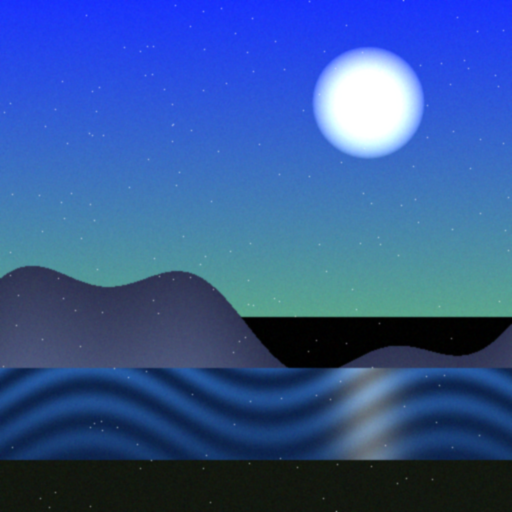
#> input picture data/image.png, 512 x 512 px
$ python -i image_proc.py   (imports and definitions only)
#> lines starting #> are read from the running program, lines starting #| are printed output that depends on the picture
### src/io_utils.py
"""Задания 1-3. Чтение таблиц, запись во все форматы, сохранение фигур."""

import numpy as np
import pandas as pd
from pathlib import Path
from scipy.io import loadmat

from src.config import timestamped_filename


# [79 lines left out: functions read_table, _read_mat, write_table, not called in this run]


def save_figure(fig, base_name: str) -> str:
    """Сохраняет matplotlib-фигуру в PNG и возвращает путь к файлу."""
    path = timestamped_filename(base_name, "png")
    fig.savefig(path, dpi=150, bbox_inches="tight")
    return path

### src/image_proc.py
"""Задание 50. Обработка изображения средствами SciPy.

10 подзаданий методички:
  1. Разделение цветовых каналов R/G/B
  2. Поворот на 40 градусов
  3. Преобразование в чёрно-белое
  4. Гистограмма ч/б изображения (256 бинов)
  5. Разбиение на 3 части по значениям гистограммы
  6. Чёрная круговая рамка
  7. Гауссовский шум (sigma = 25)
  8. Гауссовское размытие (sigma = 2)
  9. Sharpening (unsharp masking, amount = 1.5)
  10. PCA к изображению (восстановление, кривая MSE, сетка компонент)
"""

# Десять подзаданий задания 50 — используется для отчёта о выполнении.
SUBTASKS = (
    "разделение цветовых каналов R/G/B",
    "поворот на 40 градусов",
    "перевод в чёрно-белое",
    "гистограмма ч/б изображения (256 бинов)",
    "разбиение на 3 части по гистограмме",
    "чёрная круговая рамка",
    "гауссовский шум (sigma = 25)",
    "гауссовское размытие (sigma = 2)",
    "sharpening (amount = 1.5)",
    "PCA по блокам 8x8",
)

import numpy as np
import matplotlib.pyplot as plt
from scipy.ndimage import rotate, gaussian_filter
from sklearn.decomposition import PCA
from skimage.color import rgb2gray

from src.io_utils import save_figure


def _prep_image(image_path: str) -> np.ndarray:
    """Читает изображение, приводит к RGB uint8 и ограничивает до 1024 px.

    PCA по пикселям на миллионах точек съедает память, поэтому по
    рекомендации методички работать с изображениями больше 1024×1024
    не будем.
    """
#> called with image_path = '../data/image.png'
    img = plt.imread(image_path)
#> img is the input picture: shape (512, 512, 3) float32; mean R, G, B 0.2, 0.339, 0.587
    if img.ndim == 2 or (img.ndim == 3 and img.shape[2] == 1):
        img = np.stack([img] * 3, axis=-1)
    if img.ndim == 3 and img.shape[2] > 3:
        img = img[..., :3]  # отбрасываем альфа-канал
    if not np.issubdtype(img.dtype, np.uint8):
        img = np.clip(img * 255, 0, 255).astype(np.uint8)

    h, w = img.shape[:2]
#> h = 512; w = 512
    scale = min(1.0, 1024 / max(h, w))
#> scale = 1
    if scale < 1.0:
        from skimage.transform import resize
        img = resize(img, (int(h * scale), int(w * scale)),
                     preserve_range=True, anti_aliasing=True).astype(np.uint8)
    print(f"      изображение приведено к RGB uint8, размер {img.shape}")
#|       изображение приведено к RGB uint8, размер (512, 512, 3)
    return img


def split_channels(img: np.ndarray) -> dict:
    """1. Разделение цветного изображения на каналы R, G, B."""
    if img.ndim != 3 or img.shape[2] < 3:
        raise ValueError("Ожидается цветное изображение (H, W, 3)")

    r, g, b = img[..., 0].copy(), img[..., 1].copy(), img[..., 2].copy()
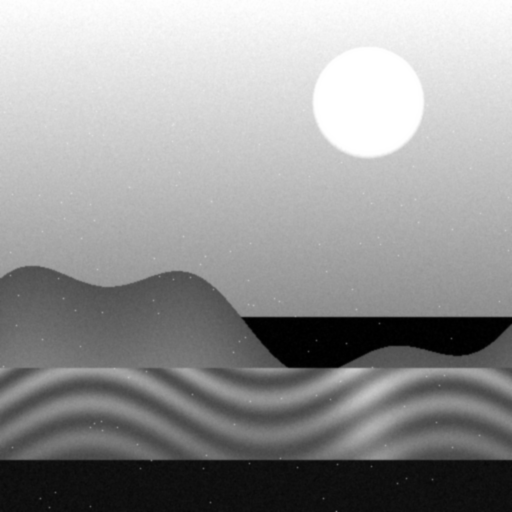
#> b: shape (512, 512); min 0, max 255, mean 149.6

    fig, axes = plt.subplots(1, 4, figsize=(16, 4))
    axes[0].imshow(img);   axes[0].set_title("Исходное")
    axes[1].imshow(r, cmap="Reds");    axes[1].set_title("Красный канал")
    axes[2].imshow(g, cmap="Greens");  axes[2].set_title("Зелёный канал")
    axes[3].imshow(b, cmap="Blues");   axes[3].set_title("Синий канал")
    for ax in axes:
        ax.axis("off")
    fig.tight_layout()
    save_figure(fig, "task50_channels")
#> (the call stopped at in save_figure, `path = timestamped_filename(base_name, "png")`: src is not available in this run)
    plt.close(fig)
    return {"r": r, "g": g, "b": b}


def rotate_image(img: np.ndarray, angle: float = 40.0) -> np.ndarray:
    """2. Поворот на угол (бикубическая интерполяция, холст не обрезается)."""
#> called with angle = 40
    rotated = rotate(img.astype(np.float32), angle=angle, reshape=True,
                     order=3, mode="constant", cval=0)
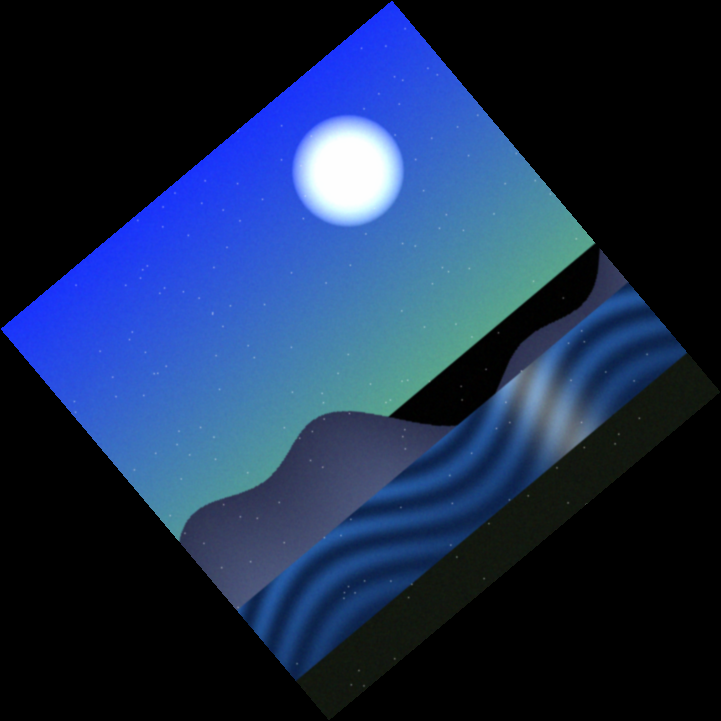
#> rotated: shape (721, 721, 3) float32; mean R, G, B 25.7, 43.4, 75.2; drawn with min black and max white
    rotated = np.clip(rotated, 0, 255).astype(np.uint8)

    fig, axes = plt.subplots(1, 2, figsize=(10, 5))
    axes[0].imshow(img);      axes[0].set_title("Исходное")
    axes[1].imshow(rotated);  axes[1].set_title(f"Поворот на {angle}°")
    for ax in axes:
        ax.axis("off")
    save_figure(fig, "task50_rotated")
#> (the call stopped at in save_figure, `path = timestamped_filename(base_name, "png")`: src is not available in this run)
    plt.close(fig)
    return rotated


def to_grayscale(img: np.ndarray) -> np.ndarray:
    """3. Чёрно-белое через взвешенную яркость (Rec. 601/709)."""
    gray = rgb2gray(img)
    gray_u8 = (gray * 255).astype(np.uint8)

    fig, axes = plt.subplots(1, 2, figsize=(10, 5))
    axes[0].imshow(img);                  axes[0].set_title("Исходное")
    axes[1].imshow(gray_u8, cmap="gray"); axes[1].set_title("Ч/б")
    for ax in axes:
        ax.axis("off")
    save_figure(fig, "task50_gray")
#> (the call stopped at in save_figure, `path = timestamped_filename(base_name, "png")`: src is not available in this run)
    plt.close(fig)
    return gray_u8


def gray_histogram(gray: np.ndarray, bins: int = 256) -> dict:
    """4. Гистограмма яркостей ч/б изображения (256 бинов)."""
#> called with bins = 256
    hist, bin_edges = np.histogram(gray.ravel(), bins=bins, range=(0, 255))
#> hist = 256 values, max 7900 at index 20, min 3 at index 8, mean 1024; bin_edges = 257 values from 0 to 255

    fig, ax = plt.subplots(figsize=(10, 5))
    ax.bar(bin_edges[:-1], hist, width=1, color="black", align="edge")
    ax.set_title("Гистограмма ч/б изображения")
    ax.set_xlabel("Яркость")
    ax.set_ylabel("Частота")
    ax.set_xlim(0, 255)
    save_figure(fig, "task50_gray_hist")
#> (the call stopped at in save_figure, `path = timestamped_filename(base_name, "png")`: src is not available in this run)
    plt.close(fig)
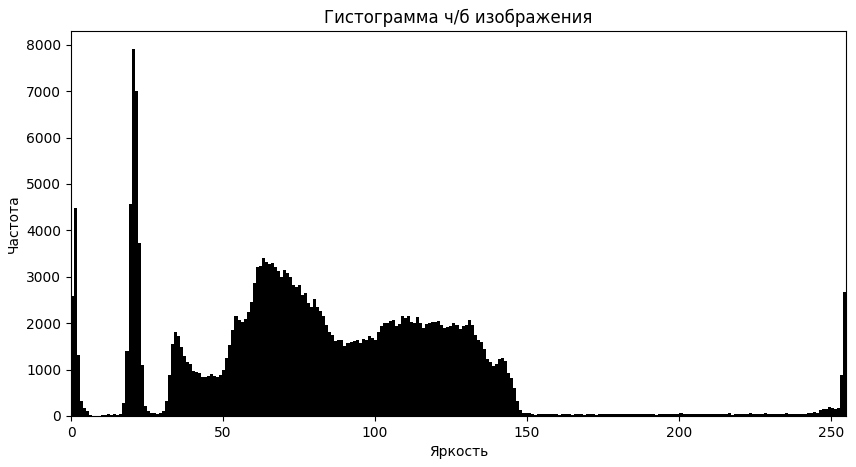
#> figure drawn by matplotlib, 1 panel; tallest bar 7900 high, from x = 19.92 to 20.92
    return {"hist": hist, "bin_edges": bin_edges}


def split_by_histogram(gray: np.ndarray, hist_info: dict) -> tuple:
    """5. Разбиение на 3 части по квантилям гистограммы (тёмные/средние/светлые)."""
    hist = hist_info["hist"]
    edges = hist_info["bin_edges"]
#> edges = 257 values from 0 to 255

    cum = np.cumsum(hist)
#> cum = 256 values from 2584 to 262144
    total = cum[-1]
#> total = 262144
    t1 = edges[np.searchsorted(cum, total * 0.33)]
#> t1 = 62.75
    t2 = edges[np.searchsorted(cum, total * 0.66)]
#> t2 = 100.6

    part1 = np.where(gray <= t1, gray, 0).astype(np.uint8)
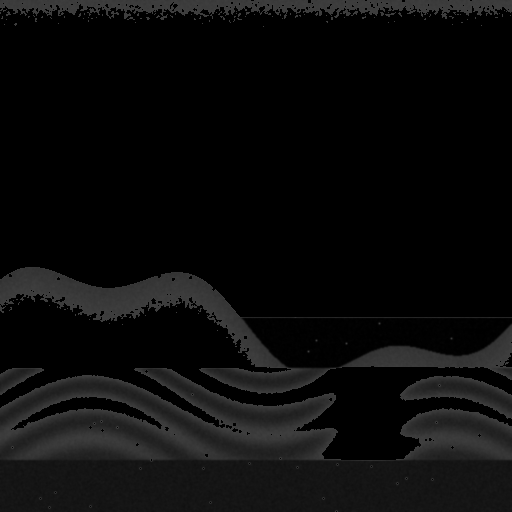
#> part1: shape (512, 512); min 0, max 62, mean 11.3
    part2 = np.where((gray > t1) & (gray <= t2), gray, 0).astype(np.uint8)
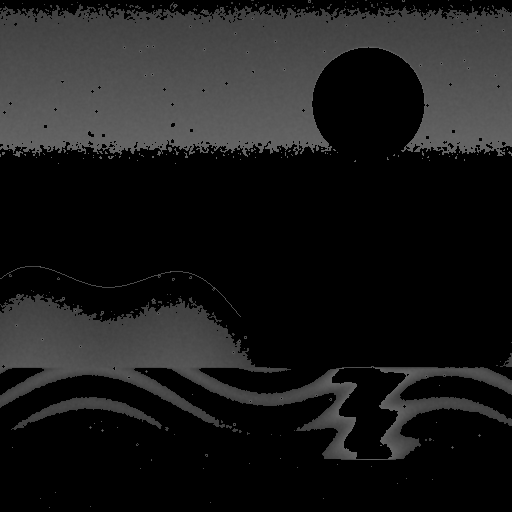
#> part2: shape (512, 512); min 0, max 100, mean 26.3
    part3 = np.where(gray > t2, gray, 0).astype(np.uint8)
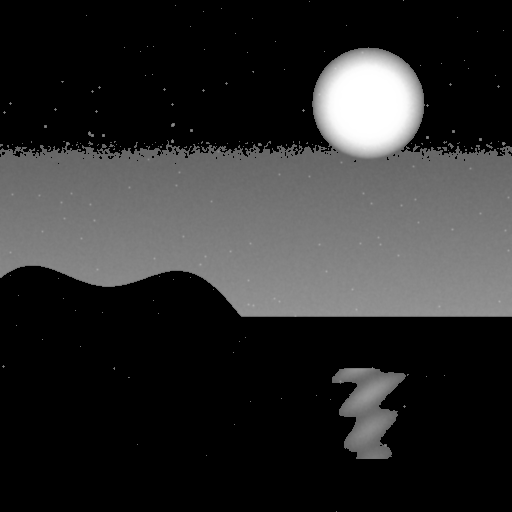
#> part3: shape (512, 512); min 0, max 255, mean 45.4

    fig, axes = plt.subplots(1, 3, figsize=(15, 5))
    axes[0].imshow(part1, cmap="gray"); axes[0].set_title(f"Тёмные (≤ {t1})")
    axes[1].imshow(part2, cmap="gray"); axes[1].set_title(f"Средние ({t1}–{t2})")
    axes[2].imshow(part3, cmap="gray"); axes[2].set_title(f"Светлые (> {t2})")
    for ax in axes:
        ax.axis("off")
    save_figure(fig, "task50_split3")
#> (the call stopped at in save_figure, `path = timestamped_filename(base_name, "png")`: src is not available in this run)
    plt.close(fig)
    return part1, part2, part3


def add_circular_frame(img: np.ndarray) -> np.ndarray:
    """6. Чёрная круговая рамка (всё вне круга зануляется)."""
    h, w = img.shape[:2]
#> h = 512; w = 512
    cy, cx = h / 2.0, w / 2.0
#> cy = 256; cx = 256
    R = min(h, w) / 2.0 - 2
#> R = 254

    Y, X = np.ogrid[:h, :w]
#> Y = 512 values from 0 to 511
    mask_outside = (X - cx) ** 2 + (Y - cy) ** 2 > R ** 2

    framed = img.copy()
    if framed.ndim == 2:
        framed[mask_outside] = 0
    else:
        framed[mask_outside, :] = 0

    fig, axes = plt.subplots(1, 2, figsize=(10, 5))
    axes[0].imshow(img);    axes[0].set_title("Исходное")
    axes[1].imshow(framed); axes[1].set_title("В круговой рамке")
    for ax in axes:
        ax.axis("off")
    save_figure(fig, "task50_frame")
#> (the call stopped at in save_figure, `path = timestamped_filename(base_name, "png")`: src is not available in this run)
    plt.close(fig)
    return framed


def add_noise(img: np.ndarray, sigma: float = 25.0) -> np.ndarray:
    """7. Гауссовский шум с нулевым средним и заданным СКО."""
#> called with sigma = 25
    noise = np.random.normal(0.0, sigma, img.shape)
    noisy = np.clip(img.astype(np.float32) + noise, 0, 255).astype(np.uint8)
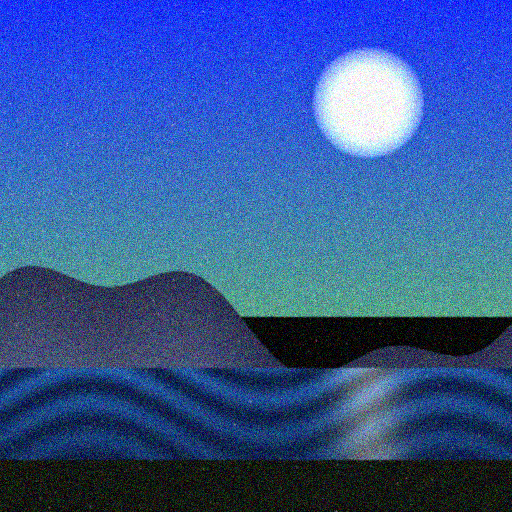
#> noisy: shape (512, 512, 3); mean R, G, B 52, 86.4, 148.8

    fig, axes = plt.subplots(1, 2, figsize=(10, 5))
    axes[0].imshow(img);   axes[0].set_title("Исходное")
    axes[1].imshow(noisy); axes[1].set_title(f"Шум (σ = {sigma})")
    for ax in axes:
        ax.axis("off")
    save_figure(fig, "task50_noisy")
#> (the call stopped at in save_figure, `path = timestamped_filename(base_name, "png")`: src is not available in this run)
    plt.close(fig)
    return noisy


# [182 lines left out: functions gaussian_blur, sharpen_image, _to_patches, _from_patches, apply_pca_to_image, make_demo_image, not called in this run]


def run_task50(image_path: str) -> dict:
    """Последовательно выполняет все 10 подзаданий."""
    img = _prep_image(image_path)

    results = {}
    results["channels"] = split_channels(img)
    results["rotated"] = rotate_image(img, angle=40.0)
    results["gray"] = to_grayscale(img)
    results["hist"] = gray_histogram(results["gray"])
    results["parts"] = split_by_histogram(results["gray"], results["hist"])
    results["framed"] = add_circular_frame(img)
    results["noisy"] = add_noise(img, sigma=25.0)
    results["blurred"] = gaussian_blur(img, sigma=2.0)
    results["sharpened"] = sharpen_image(img, sigma=2.0, amount=1.5)
    results["pca"] = apply_pca_to_image(img, n_components=32, block=8)

    print("      Задание 50 выполнено. Все графики сохранены в каталог output/.")
    return results

#> (the run stopped early here; a loop or call above may not have finished)
